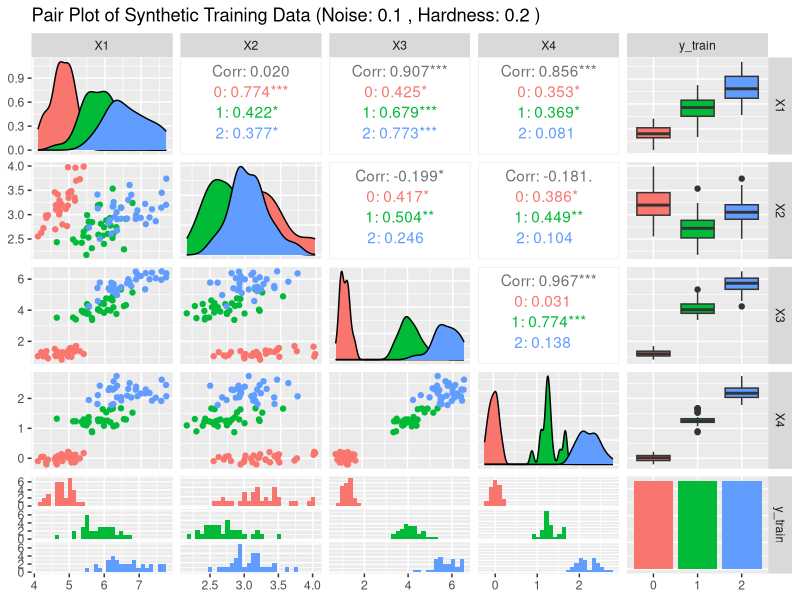
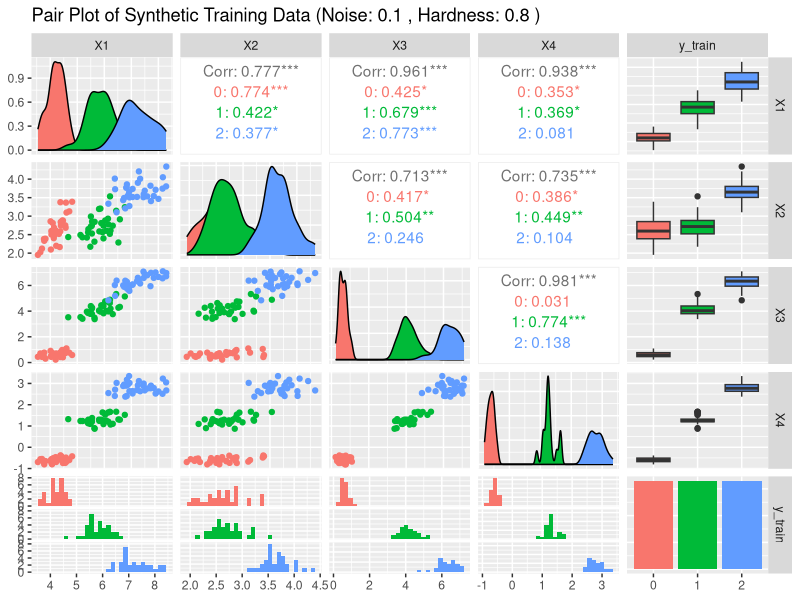
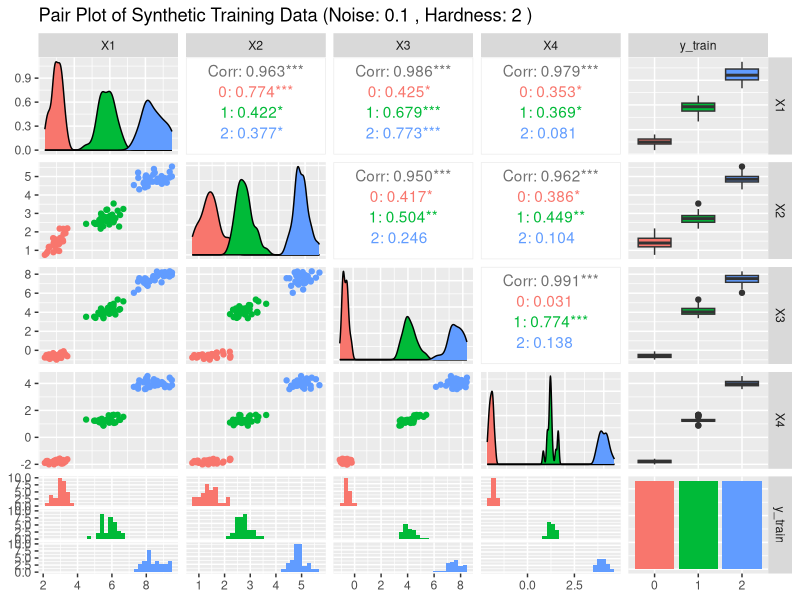
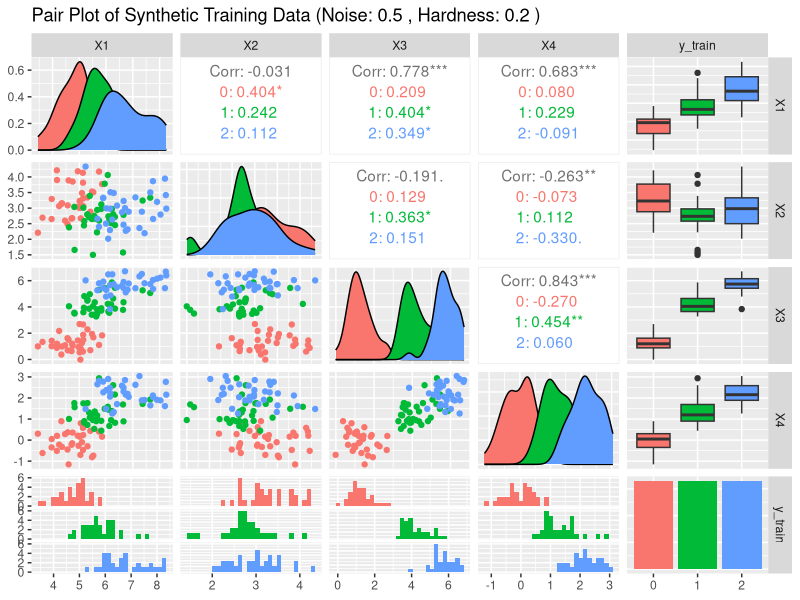
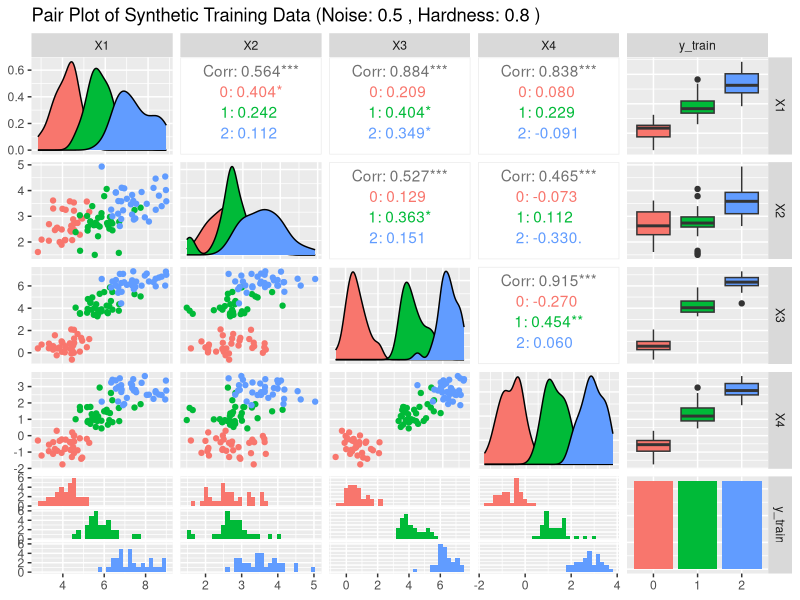
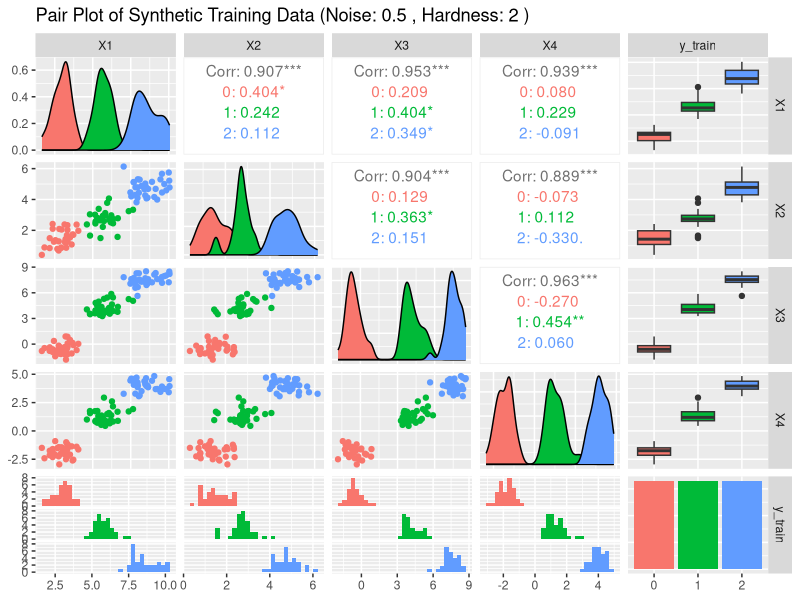
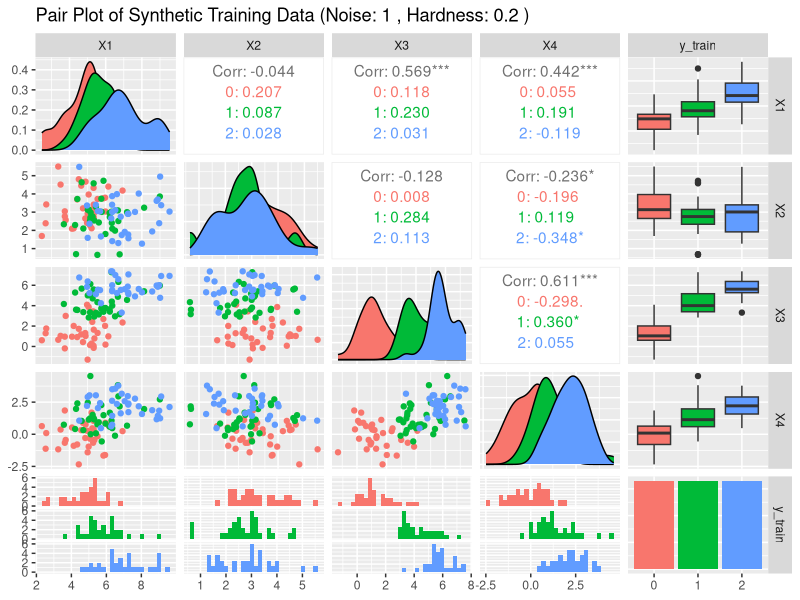
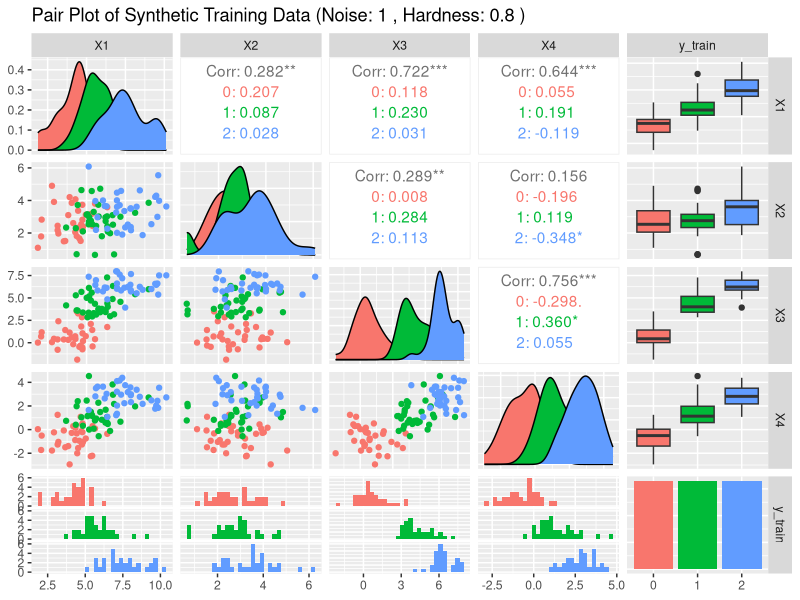

The R script that drew these images, in order:
## ---- chunk 1
# Required Libraries
library(MASS)  # for multivariate normal data generation
library(caret) # for splitting the data
library(lattice)
library(GGally)

# Function to generate synthetic data
generate_synthetic_data <- function(n_train, n_val, n_test, noise_level = 0.1, hardness = 0.5) {
  # Set seed for reproducibility
  set.seed(123)
  
  # Mean vectors for two classes
  mu_setosa <- c(5.01, 3.43, 1.46, 0.246)  
  mu_versicolor <- c(5.94, 2.77, 4.26, 1.33)  
  mu_virginica <- c(6.59, 2.97, 5.55, 2.03)

  # The hardness parameter controls class separation
  mu_setosa <- mu_setosa - c(hardness, hardness, hardness, hardness)
  mu_virginica <- mu_virginica + c(hardness, hardness, hardness, hardness) 

  # Covariances
  setosa_cov <- matrix(c(
    0.12424898, 0.099216327, 0.016355102, 0.010330612,
    0.09921633, 0.143689796, 0.011697959, 0.009297959,
    0.01635510, 0.011697959, 0.030159184, 0.006069388,
    0.01033061, 0.009297959, 0.006069388, 0.011106122
  ), nrow = 4, byrow = TRUE)

  versicolor_cov <- matrix(c(
    0.26643265, 0.08518367, 0.18289796, 0.05577959,
    0.08518367, 0.09846939, 0.08265306, 0.04120408,
    0.18289796, 0.08265306, 0.22081633, 0.07310204,
    0.05577959, 0.04120408, 0.07310204, 0.03910612
  ), nrow = 4, byrow = TRUE)

  virginica_cov <- matrix(c(
    0.40434286, 0.09376327, 0.30328980, 0.04909388,
    0.09376327, 0.10400408, 0.07137959, 0.04762857,
    0.30328980, 0.07137959, 0.30458776, 0.04882449,
    0.04909388, 0.04762857, 0.04882449, 0.07543265
  ), nrow = 4, byrow = TRUE)  
  
  # Generate data for class setosa
  X_setosa_train <- mvrnorm(n_train %/% 3, mu_setosa, setosa_cov)
  X_setosa_val <- mvrnorm(n_val %/% 3, mu_setosa, setosa_cov)
  X_setosa_test <- mvrnorm(n_test %/% 3, mu_setosa, setosa_cov) 
  
  # Generate data for class setosa
  X_versicolor_train <- mvrnorm(n_train %/% 3, mu_versicolor, versicolor_cov)
  X_versicolor_val <- mvrnorm(n_val %/% 3, mu_versicolor, versicolor_cov)
  X_versicolor_test <- mvrnorm(n_test %/% 3, mu_versicolor, versicolor_cov) 
  
  # Generate data for class setosa
  X_virginica_train <- mvrnorm(n_train %/% 3, mu_virginica, virginica_cov)
  X_virginica_val <- mvrnorm(n_val %/% 3, mu_virginica, virginica_cov)
  X_virginica_test <- mvrnorm(n_test %/% 3, mu_virginica, virginica_cov)
  
  # Combine the data
  X_train <- rbind(X_setosa_train, X_versicolor_train, X_virginica_train)
  y_train <- c(rep(0, n_train %/% 3), rep(1, n_train %/% 3), rep(2, n_train %/% 3))
  
  X_val <- rbind(X_setosa_val, X_versicolor_val, X_virginica_val)
  y_val <- c(rep(0, n_val %/% 3), rep(1, n_val %/% 3), rep(2, n_val %/% 3))
  
  X_test <- rbind(X_setosa_test, X_versicolor_test, X_virginica_test)
  y_test <- c(rep(0, n_test %/% 3), rep(1, n_test %/% 3), rep(2, n_test %/% 3))
  
  # Add noise to the features (controlled by noise_level)
  X_train <- X_train + rnorm(length(X_train), 0, noise_level)
  X_val <- X_val + rnorm(length(X_val), 0, noise_level)
  X_test <- X_test + rnorm(length(X_test), 0, noise_level)
  
  # Return a list containing the datasets
  list(
    train = data.frame(X_train, y_train = as.factor(y_train)),
    val = data.frame(X_val, y_val = as.factor(y_val)),
    test = data.frame(X_test, y_test = as.factor(y_test))
  )
}

# Example usage:
n_train <- 100  # Vary this for the training set
n_val <- 1000   # Keep validation and test set constant
n_test <- 1000

# Load necessary libraries
library(GGally)

# Set your parameters
n_train <- 100
n_val <- 50
n_test <- 50

# Define noise levels and hardness values
noise_levels <- c(0.1, 0.5, 1)
hardness_values <- c(0.2, 0.8, 2)

# Create an empty list to store results
results <- list()

# Loop through noise levels and hardness values
for (noise_level in noise_levels) {
  for (hardness in hardness_values) {
    # Generate synthetic data
    synthetic_data <- generate_synthetic_data(n_train, n_val, n_test, noise_level, hardness)
    
    # Plot the training data
    plot <-ggpairs(synthetic_data$train, aes(color = y_train)) +
        ggtitle(paste("Pair Plot of Synthetic Training Data (Noise:", noise_level, ", Hardness:", hardness, ")"))

    print(plot)
  }
}
